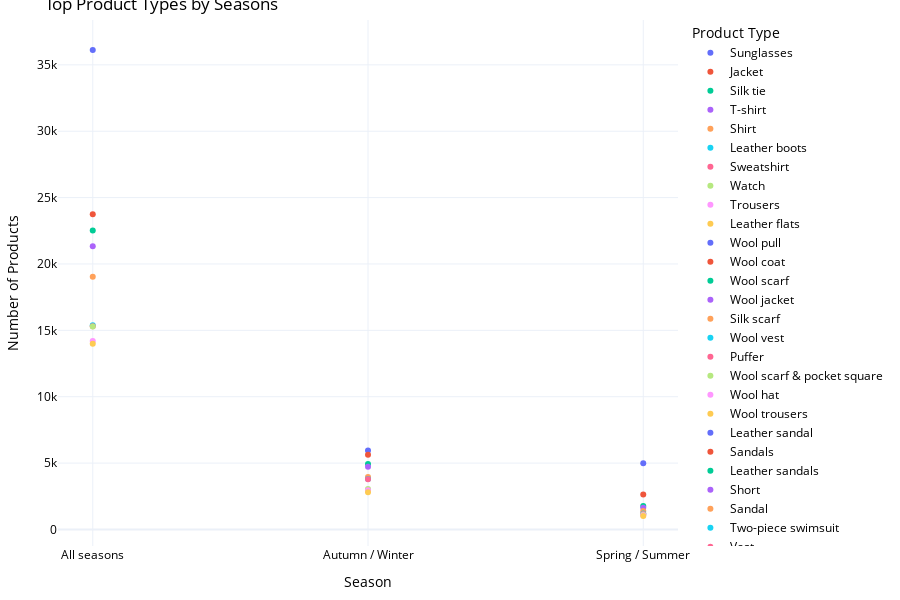

Notebook code for this chart:
### Code cell
fig = px.scatter(
    filtered_data_top,
    x='season',
    y='Count',
    color='product_type',
    title='Top Product Types by Seasons',
    labels={'product_type': 'Product Type', 'Count': 'Number of Products'},
    template='plotly_white'
)

fig.update_layout(
    plot_bgcolor='rgba(255, 255, 255, 255)',
    paper_bgcolor='rgba(255, 255, 255, 255)',
    font=dict(color='black'),
    xaxis_title='Season',
    yaxis_title='Number of Products',
    margin=dict(l=20, r=20, t=20, b=20),  
    width=900, 
    height=600
)

### Figure 1 — Plotly figure (JSON) as saved in the notebook; plotly's stock layout.template omitted (floating-point values rounded to 4 significant figures)
{"data": [{"hovertemplate": "Product Type=Sunglasses<br>season=%{x}<br>Number of Products=%{y}<extra></extra>", "legendgroup": "Sunglasses", "marker": {"color": "#636efa", "symbol": "circle"}, "mode": "markers", "name": "Sunglasses", "orientation": "v", "showlegend": true, "type": "scatter", "x": ["All seasons"], "xaxis": "x", "y": [36115], "yaxis": "y"}, {"hovertemplate": "Product Type=Jacket<br>season=%{x}<br>Number of Products=%{y}<extra></extra>", "legendgroup": "Jacket", "marker": {"color": "#EF553B", "symbol": "circle"}, "mode": "markers", "name": "Jacket", "orientation": "v", "showlegend": true, "type": "scatter", "x": ["All seasons"], "xaxis": "x", "y": [23737], "yaxis": "y"}, {"hovertemplate": "Product Type=Silk tie<br>season=%{x}<br>Number of Products=%{y}<extra></extra>", "legendgroup": "Silk tie", "marker": {"color": "#00cc96", "symbol": "circle"}, "mode": "markers", "name": "Silk tie", "orientation": "v", "showlegend": true, "type": "scatter", "x": ["All seasons"], "xaxis": "x", "y": [22527], "yaxis": "y"}, {"hovertemplate": "Product Type=T-shirt<br>season=%{x}<br>Number of Products=%{y}<extra></extra>", "legendgroup": "T-shirt", "marker": {"color": "#ab63fa", "symbol": "circle"}, "mode": "markers", "name": "T-shirt", "orientation": "v", "showlegend": true, "type": "scatter", "x": ["All seasons"], "xaxis": "x", "y": [21330], "yaxis": "y"}, {"hovertemplate": "Product Type=Shirt<br>season=%{x}<br>Number of Products=%{y}<extra></extra>", "legendgroup": "Shirt", "marker": {"color": "#FFA15A", "symbol": "circle"}, "mode": "markers", "name": "Shirt", "orientation": "v", "showlegend": true, "type": "scatter", "x": ["All seasons"], "xaxis": "x", "y": [19034], "yaxis": "y"}, {"hovertemplate": "Product Type=Leather boots<br>season=%{x}<br>Number of Products=%{y}<extra></extra>", "legendgroup": "Leather boots", "marker": {"color": "#19d3f3", "symbol": "circle"}, "mode": "markers", "name": "Leather boots", "orientation": "v", "showlegend": true, "type": "scatter", "x": ["All seasons"], "xaxis": "x", "y": [15378], "yaxis": "y"}, {"hovertemplate": "Product Type=Sweatshirt<br>season=%{x}<br>Number of Products=%{y}<extra></extra>", "legendgroup": "Sweatshirt", "marker": {"color": "#FF6692", "symbol": "circle"}, "mode": "markers", "name": "Sweatshirt", "orientation": "v", "showlegend": true, "type": "scatter", "x": ["All seasons"], "xaxis": "x", "y": [15315], "yaxis": "y"}, {"hovertemplate": "Product Type=Watch<br>season=%{x}<br>Number of Products=%{y}<extra></extra>", "legendgroup": "Watch", "marker": {"color": "#B6E880", "symbol": "circle"}, "mode": "markers", "name": "Watch", "orientation": "v", "showlegend": true, "type": "scatter", "x": ["All seasons"], "xaxis": "x", "y": [15286], "yaxis": "y"}, {"hovertemplate": "Product Type=Trousers<br>season=%{x}<br>Number of Products=%{y}<extra></extra>", "legendgroup": "Trousers", "marker": {"color": "#FF97FF", "symbol": "circle"}, "mode": "markers", "name": "Trousers", "orientation": "v", "showlegend": true, "type": "scatter", "x": ["All seasons"], "xaxis": "x", "y": [14204], "yaxis": "y"}, {"hovertemplate": "Product Type=Leather flats<br>season=%{x}<br>Number of Products=%{y}<extra></extra>", "legendgroup": "Leather flats", "marker": {"color": "#FECB52", "symbol": "circle"}, "mode": "markers", "name": "Leather flats", "orientation": "v", "showlegend": true, "type": "scatter", "x": ["All seasons"], "xaxis": "x", "y": [13992], "yaxis": "y"}, {"hovertemplate": "Product Type=Wool pull<br>season=%{x}<br>Number of Products=%{y}<extra></extra>", "legendgroup": "Wool pull", "marker": {"color": "#636efa", "symbol": "circle"}, "mode": "markers", "name": "Wool pull", "orientation": "v", "showlegend": true, "type": "scatter", "x": ["Autumn / Winter"], "xaxis": "x", "y": [5944], "yaxis": "y"}, {"hovertemplate": "Product Type=Wool coat<br>season=%{x}<br>Number of Products=%{y}<extra></extra>", "legendgroup": "Wool coat", "marker": {"color": "#EF553B", "symbol": "circle"}, "mode": "markers", "name": "Wool coat", "orientation": "v", "showlegend": true, "type": "scatter", "x": ["Autumn / Winter"], "xaxis": "x", "y": [5636], "yaxis": "y"}, {"hovertemplate": "Product Type=Wool scarf<br>season=%{x}<br>Number of Products=%{y}<extra></extra>", "legendgroup": "Wool scarf", "marker": {"color": "#00cc96", "symbol": "circle"}, "mode": "markers", "name": "Wool scarf", "orientation": "v", "showlegend": true, "type": "scatter", "x": ["Autumn / Winter"], "xaxis": "x", "y": [4924], "yaxis": "y"}, {"hovertemplate": "Product Type=Wool jacket<br>season=%{x}<br>Number of Products=%{y}<extra></extra>", "legendgroup": "Wool jacket", "marker": {"color": "#ab63fa", "symbol": "circle"}, "mode": "markers", "name": "Wool jacket", "orientation": "v", "showlegend": true, "type": "scatter", "x": ["Autumn / Winter"], "xaxis": "x", "y": [4722], "yaxis": "y"}, {"hovertemplate": "Product Type=Silk scarf<br>season=%{x}<br>Number of Products=%{y}<extra></extra>", "legendgroup": "Silk scarf", "marker": {"color": "#FFA15A", "symbol": "circle"}, "mode": "markers", "name": "Silk scarf", "orientation": "v", "showlegend": true, "type": "scatter", "x": ["Autumn / Winter"], "xaxis": "x", "y": [3951], "yaxis": "y"}, {"hovertemplate": "Product Type=Wool vest<br>season=%{x}<br>Number of Products=%{y}<extra></extra>", "legendgroup": "Wool vest", "marker": {"color": "#19d3f3", "symbol": "circle"}, "mode": "markers", "name": "Wool vest", "orientation": "v", "showlegend": true, "type": "scatter", "x": ["Autumn / Winter"], "xaxis": "x", "y": [3795], "yaxis": "y"}, {"hovertemplate": "Product Type=Puffer<br>season=%{x}<br>Number of Products=%{y}<extra></extra>", "legendgroup": "Puffer", "marker": {"color": "#FF6692", "symbol": "circle"}, "mode": "markers", "name": "Puffer", "orientation": "v", "showlegend": true, "type": "scatter", "x": ["Autumn / Winter"], "xaxis": "x", "y": [3775], "yaxis": "y"}, {"hovertemplate": "Product Type=Wool scarf & pocket square<br>season=%{x}<br>Number of Products=%{y}<extra></extra>", "legendgroup": "Wool scarf & pocket square", "marker": {"color": "#B6E880", "symbol": "circle"}, "mode": "markers", "name": "Wool scarf & pocket square", "orientation": "v", "showlegend": true, "type": "scatter", "x": ["Autumn / Winter"], "xaxis": "x", "y": [3050], "yaxis": "y"}, {"hovertemplate": "Product Type=Wool hat<br>season=%{x}<br>Number of Products=%{y}<extra></extra>", "legendgroup": "Wool hat", "marker": {"color": "#FF97FF", "symbol": "circle"}, "mode": "markers", "name": "Wool hat", "orientation": "v", "showlegend": true, "type": "scatter", "x": ["Autumn / Winter"], "xaxis": "x", "y": [2960], "yaxis": "y"}, {"hovertemplate": "Product Type=Wool trousers<br>season=%{x}<br>Number of Products=%{y}<extra></extra>", "legendgroup": "Wool trousers", "marker": {"color": "#FECB52", "symbol": "circle"}, "mode": "markers", "name": "Wool trousers", "orientation": "v", "showlegend": true, "type": "scatter", "x": ["Autumn / Winter"], "xaxis": "x", "y": [2802], "yaxis": "y"}, {"hovertemplate": "Product Type=Leather sandal<br>season=%{x}<br>Number of Products=%{y}<extra></extra>", "legendgroup": "Leather sandal", "marker": {"color": "#636efa", "symbol": "circle"}, "mode": "markers", "name": "Leather sandal", "orientation": "v", "showlegend": true, "type": "scatter", "x": ["Spring / Summer"], "xaxis": "x", "y": [4995], "yaxis": "y"}, {"hovertemplate": "Product Type=Sandals<br>season=%{x}<br>Number of Products=%{y}<extra></extra>", "legendgroup": "Sandals", "marker": {"color": "#EF553B", "symbol": "circle"}, "mode": "markers", "name": "Sandals", "orientation": "v", "showlegend": true, "type": "scatter", "x": ["Spring / Summer"], "xaxis": "x", "y": [2644], "yaxis": "y"}, {"hovertemplate": "Product Type=Leather sandals<br>season=%{x}<br>Number of Products=%{y}<extra></extra>", "legendgroup": "Leather sandals", "marker": {"color": "#00cc96", "symbol": "circle"}, "mode": "markers", "name": "Leather sandals", "orientation": "v", "showlegend": true, "type": "scatter", "x": ["Spring / Summer"], "xaxis": "x", "y": [1761], "yaxis": "y"}, {"hovertemplate": "Product Type=Short<br>season=%{x}<br>Number of Products=%{y}<extra></extra>", "legendgroup": "Short", "marker": {"color": "#ab63fa", "symbol": "circle"}, "mode": "markers", "name": "Short", "orientation": "v", "showlegend": true, "type": "scatter", "x": ["Spring / Summer"], "xaxis": "x", "y": [1641], "yaxis": "y"}, {"hovertemplate": "Product Type=Sandal<br>season=%{x}<br>Number of Products=%{y}<extra></extra>", "legendgroup": "Sandal", "marker": {"color": "#FFA15A", "symbol": "circle"}, "mode": "markers", "name": "Sandal", "orientation": "v", "showlegend": true, "type": "scatter", "x": ["Spring / Summer"], "xaxis": "x", "y": [1396], "yaxis": "y"}, {"hovertemplate": "Product Type=Two-piece swimsuit<br>season=%{x}<br>Number of Products=%{y}<extra></extra>", "legendgroup": "Two-piece swimsuit", "marker": {"color": "#19d3f3", "symbol": "circle"}, "mode": "markers", "name": "Two-piece swimsuit", "orientation": "v", "showlegend": true, "type": "scatter", "x": ["Spring / Summer"], "xaxis": "x", "y": [1207], "yaxis": "y"}, {"hovertemplate": "Product Type=Vest<br>season=%{x}<br>Number of Products=%{y}<extra></extra>", "legendgroup": "Vest", "marker": {"color": "#FF6692", "symbol": "circle"}, "mode": "markers", "name": "Vest", "orientation": "v", "showlegend": true, "type": "scatter", "x": ["Spring / Summer"], "xaxis": "x", "y": [1175], "yaxis": "y"}, {"hovertemplate": "Product Type=One-piece swimsuit<br>season=%{x}<br>Number of Products=%{y}<extra></extra>", "legendgroup": "One-piece swimsuit", "marker": {"color": "#B6E880", "symbol": "circle"}, "mode": "markers", "name": "One-piece swimsuit", "orientation": "v", "showlegend": true, "type": "scatter", "x": ["Spring / Summer"], "xaxis": "x", "y": [1127], "yaxis": "y"}, {"hovertemplate": "Product Type=Cloth sandal<br>season=%{x}<br>Number of Products=%{y}<extra></extra>", "legendgroup": "Cloth sandal", "marker": {"color": "#FF97FF", "symbol": "circle"}, "mode": "markers", "name": "Cloth sandal", "orientation": "v", "showlegend": true, "type": "scatter", "x": ["Spring / Summer"], "xaxis": "x", "y": [1069], "yaxis": "y"}, {"hovertemplate": "Product Type=Bermuda<br>season=%{x}<br>Number of Products=%{y}<extra></extra>", "legendgroup": "Bermuda", "marker": {"color": "#FECB52", "symbol": "circle"}, "mode": "markers", "name": "Bermuda", "orientation": "v", "showlegend": true, "type": "scatter", "x": ["Spring / Summer"], "xaxis": "x", "y": [1019], "yaxis": "y"}], "layout": {"font": {"color": "black"}, "height": 600, "legend": {"title": {"text": "Product Type"}, "tracegroupgap": 0}, "margin": {"b": 20, "l": 20, "r": 20, "t": 20}, "paper_bgcolor": "rgba(255, 255, 255, 255)", "plot_bgcolor": "rgba(255, 255, 255, 255)", "title": {"text": "Top Product Types by Seasons"}, "width": 900, "xaxis": {"anchor": "y", "domain": [0, 1], "title": {"text": "Season"}}, "yaxis": {"anchor": "x", "domain": [0, 1], "title": {"text": "Number of Products"}}}}
